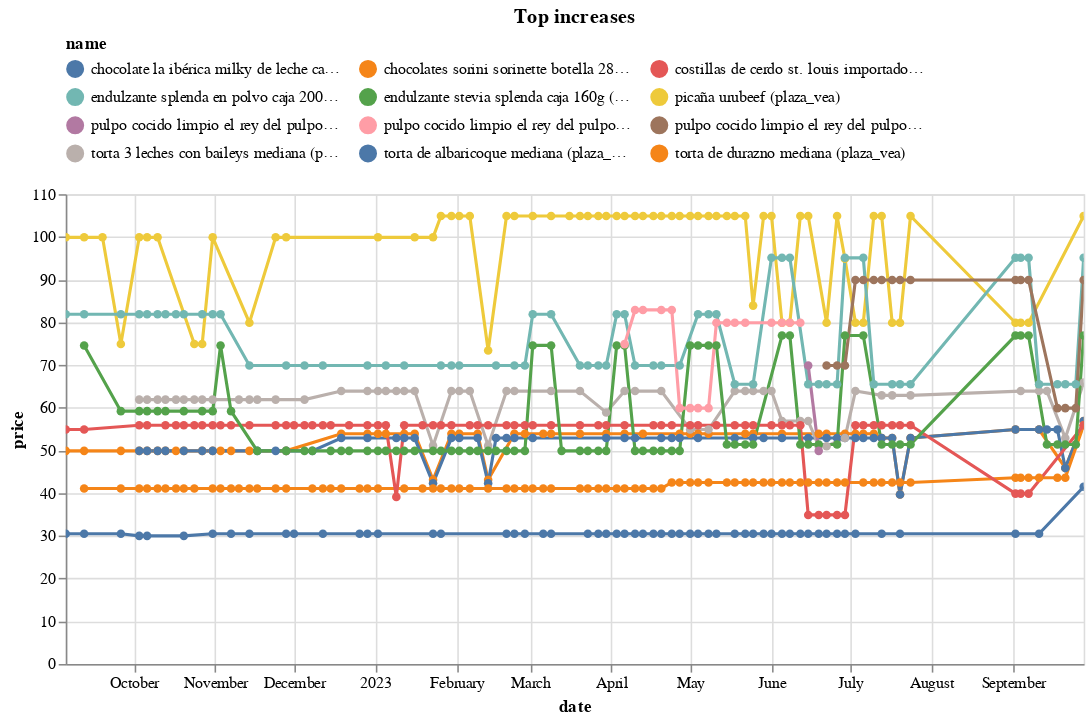

Source (notebook cell):
### Code cell
(top_changes_abs
 .sort_values('change')
 .tail(10)
 .pipe(plot_changes, 'Top increases')
)

### Figure 1 — Vega-Lite specification as saved in the notebook (floating-point values rounded to 4 significant figures; data arrays with more than 128 entries replaced by an {"elided": "..."} marker saying what was removed)
{"config": {"view": {"continuousWidth": 300, "continuousHeight": 300}, "legend": {"columns": 3, "orient": "top"}}, "data": {"name": "data-33e1c09c5b01baa1f0bc4bceb126aaab"}, "mark": {"type": "line", "point": true}, "encoding": {"color": {"field": "name", "scale": {"domain": ["chocolate la ibérica milky de leche caja 6un (plaza_vea)", "chocolates sorini sorinette botella 280g (plaza_vea)", "costillas de cerdo st. louis importado (plaza_vea)", "endulzante splenda en polvo caja 200 sobres (plaza_vea)", "endulzante stevia splenda caja 160g (plaza_vea)", "picaña urubeef (plaza_vea)", "pulpo cocido limpio el rey del pulpo x  un (plaza_vea)", "pulpo cocido limpio el rey del pulpo x kg (plaza_vea)", "pulpo cocido limpio el rey del pulpo x un (plaza_vea)", "torta 3 leches con baileys mediana (plaza_vea)", "torta de albaricoque mediana (plaza_vea)", "torta de durazno mediana (plaza_vea)"]}, "type": "nominal"}, "tooltip": [{"field": "name", "type": "nominal"}, {"field": "price", "type": "quantitative"}, {"field": "last_price", "type": "quantitative"}], "x": {"field": "date", "type": "temporal"}, "y": {"field": "price", "type": "quantitative"}}, "params": [{"name": "param_11", "select": {"type": "point", "fields": ["name"]}, "bind": "legend"}, {"name": "param_12", "select": {"type": "interval", "encodings": ["x", "y"]}, "bind": "scales"}], "title": "Top increases", "transform": [{"filter": {"param": "param_11"}}], "width": 650, "$schema": "https://vega.github.io/schema/vega-lite/v5.14.1.json", "datasets": {"data-33e1c09c5b01baa1f0bc4bceb126aaab": {"elided": "614 records"}}}
